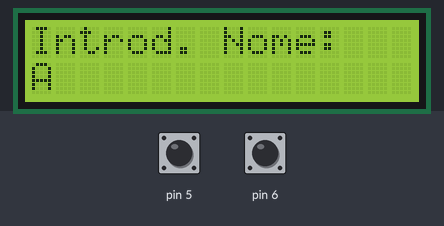
A sketch run on a simulated Arduino Uno, built with avr-gcc and run on an emulated ATmega328P. Parts: 16×2 character LCD. Inputs (shaded band) come from the test bench; at power-on: pin 5 HIGH, pin 6 HIGH.

Above: at 1.2 s.
1.3 s: pin 5 pulled LOW for 0.15 s
At 2.1 s:
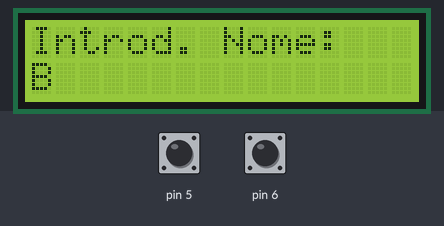
2.9 s: pin 6 pulled LOW for 3.2 s
At 5.7 s:
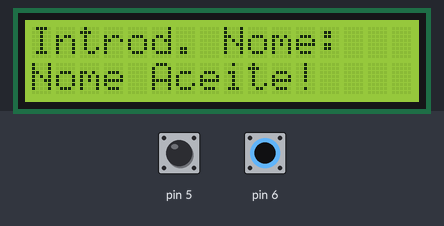
8.4 s: pin 5 pulled LOW for 3.2 s
At 12.8 s:
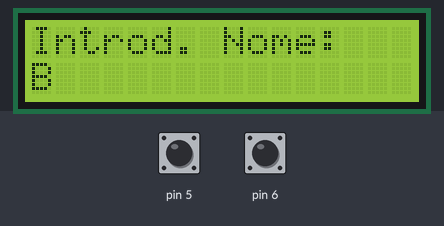
13.1 s: pin 5 pulled LOW for 1 s
At 14.8 s:
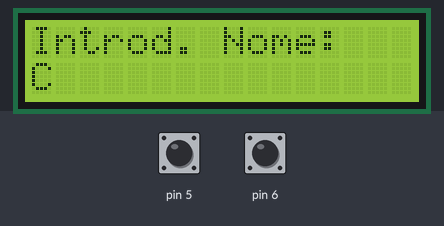
15.6 s: pin 5 pulled LOW for 0.15 s
17.2 s: pin 5 pulled LOW for 0.15 s
At 17.8 s:
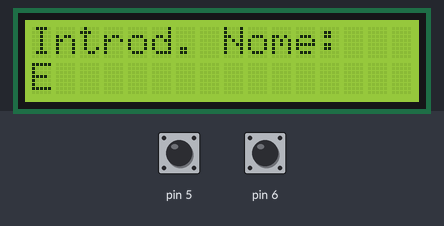
Timing chart, 0 to 19.8 s (numbered marks = the images above; inputs shaded):
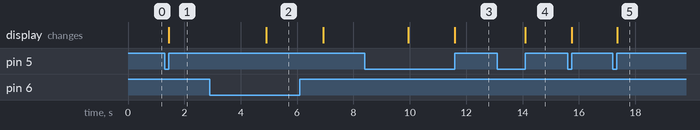

The sketch:

inserirNome.ino
```cpp
#include <Adafruit_LiquidCrystal.h>

Adafruit_LiquidCrystal lcd(0);
char letras[] = "ABCDEFGHIJKLMNOPQRSTUVWXYZabcdefghijklmnopqrstuvwxyz .<";
int indiceLetra = 0;
char nome[15] = "";
int posicao = 0;
unsigned long InicioA = 0, InicioB = 0;
bool longoA = false, longoB = false;

void setup() {
  lcd.begin(16, 2);
  pinMode(5, INPUT_PULLUP);
  pinMode(6, INPUT_PULLUP);
  lcd.print("Introd. Nome:");
  lcd.setCursor(0, 1);
  lcd.print(letras[indiceLetra]);
}

void loop() {
  unsigned long tempoAtual = millis();

  // Botão A
  if (digitalRead(5) == LOW) {
    if (InicioA == 0) {
      InicioA = tempoAtual;
    } else if (tempoAtual - InicioA > 2000 && !longoA) {
      indiceLetra = 0;
      posicao = 0;
      nome[0] = '\0';
      lcd.setCursor(0, 1);
      lcd.print("                ");
      lcd.setCursor(0, 1);
      lcd.print(letras[indiceLetra]);
      longoA = true;
    }
  } else {
    if (InicioA != 0 && !longoA && tempoAtual - InicioA <= 2000) {
      indiceLetra = (indiceLetra + 1) % (sizeof(letras) - 1);
      lcd.setCursor(posicao, 1);
      lcd.print(letras[indiceLetra]);
    }
    InicioA = 0;
    longoA = false;
  }

  // Botão B
  if (digitalRead(6) == LOW) {
    if (InicioB == 0) {
      InicioB = tempoAtual;
    } else if (tempoAtual - InicioB > 2000 && !longoB) {
      lcd.setCursor(0, 1);
      lcd.print("Nome Aceite!");
      delay(2000);
      lcd.setCursor(0, 1);
      lcd.print("                ");
      lcd.setCursor(0, 1);
      lcd.print(nome);
      delay(3000);
      indiceLetra = 0;
      posicao = 0;
      nome[0] = '\0';
      lcd.setCursor(0, 1);
      lcd.print("                ");
      lcd.setCursor(0, 1);
      lcd.print(letras[indiceLetra]);
      longoB = true;
    }
  } else {
    if (InicioB != 0 && !longoB && tempoAtual - InicioB <= 2000) {
      char letraSelecionada = letras[indiceLetra];
      if (letraSelecionada == '<' && posicao > 0) {
        posicao--;
        nome[posicao] = '\0';
        lcd.setCursor(posicao, 1);
        lcd.print(" ");
        lcd.setCursor(posicao, 1);
      } else if (letraSelecionada != '<' && posicao < 14) {
        nome[posicao] = letraSelecionada;
        nome[posicao + 1] = '\0';
        lcd.setCursor(posicao, 1);
        lcd.print(letraSelecionada);
        posicao++;
      }
    }
    InicioB = 0;
    longoB = false;
  }
}
```

Measured:
- after the input at 1.3 s, the display: changes after 0.15 s (image 1)
- after the input at 2.9 s, the display: changes after 2.0 s (image 2)
- after the input at 8.4 s, the display: first differs from a run without the input after 3.2 s (image 3)
- after the input at 13.1 s, the display: changes after 1.0 s (image 4)
- after the input at 17.2 s, the display: changes after 0.15 s (image 5)
